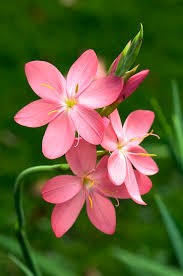
#> input picture download (1).jpg, 183 x 276 px, found by its file name
$ jupyter execute 5a.ipynb   (older library calls are emulated)
#> lines starting #> are read from the running program, lines starting #| are printed output that depends on the picture
[cell 1]
import cv2
import numpy as np
import matplotlib.pyplot as plt
import pandas as pd
img=cv2.imread(r'C:\Users\VAISHALI\Downloads\CV\download (1).jpg')
#> img is the input picture: shape (276, 183, 3); mean B, G, R 52.2, 94.1, 96
if img is None:
    raise FileNotFoundError("the path not found")
gaussian=cv2.GaussianBlur(img,(5,5),0)
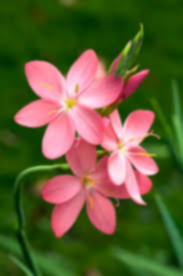
#> gaussian: shape (276, 183, 3); mean B, G, R 52.2, 94.1, 96
median=cv2.medianBlur(img,5)
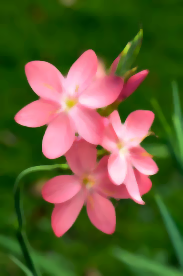
#> median: shape (276, 183, 3); mean B, G, R 51.9, 93.9, 96.3
laplacian=cv2.Laplacian(img,cv2.CV_64F)
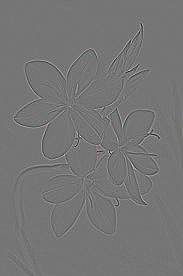
#> laplacian: shape (276, 183, 3) float64; mean B, G, R 0, 0, 0; drawn with min black and max white
laplacian=cv2.convertScaleAbs(laplacian)
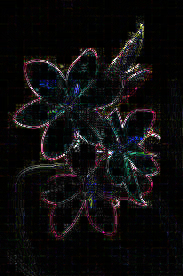
#> laplacian: shape (276, 183, 3); mean B, G, R 13.1, 12.9, 13.9

titles=['Original Binary','gaussian','median','laplacian']
images=[img,gaussian,median,laplacian]
plt.figure(figsize=(10,10))
for i in range(4):
    plt.subplot(2,3,i+1)
    plt.imshow(images[i])
    plt.title(titles[i])
    plt.axis('off')
plt.tight_layout()
plt.show()
#> figure, not shown here; B, G, R data is drawn as R, G, B

$ run again, with bottom_left.jpg copied over download (1).jpg
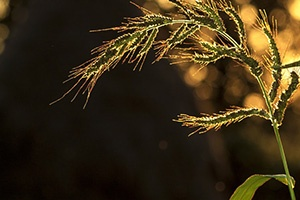
#> input picture bottom_left.jpg, 300 x 200 px, found by its file name
#> img is the input picture: shape (200, 300, 3); mean B, G, R 22.4, 45, 58.2
#> `laplacian=cv2.Laplacian(img,cv2.CV_64F)`:
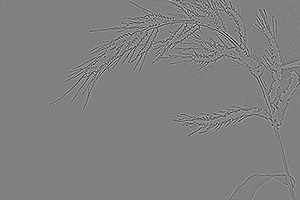
#> laplacian: shape (200, 300, 3) float64; mean B, G, R 0, 0, 0; drawn with min black and max white
#> `laplacian=cv2.convertScaleAbs(laplacian)`:
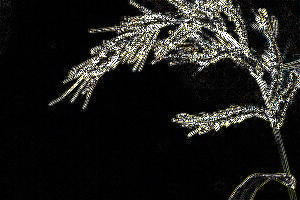
#> laplacian: shape (200, 300, 3); mean B, G, R 26.6, 28.7, 29.1

$ run again, with bottom_right.jpg copied over download (1).jpg
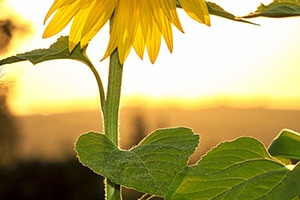
#> input picture bottom_right.jpg, 300 x 200 px, found by its file name
#> img is the input picture: shape (200, 300, 3); mean B, G, R 98.8, 166.6, 181.3
#> `laplacian=cv2.Laplacian(img,cv2.CV_64F)`:
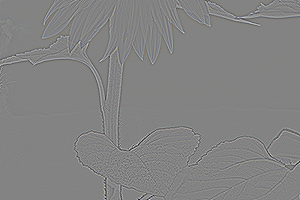
#> laplacian: shape (200, 300, 3) float64; mean B, G, R 0, 0, 0; drawn with min black and max white
#> `laplacian=cv2.convertScaleAbs(laplacian)`:
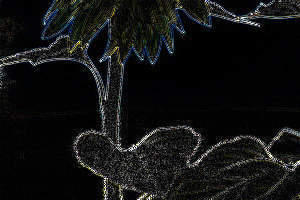
#> laplacian: shape (200, 300, 3); mean B, G, R 17.9, 18, 17.3
